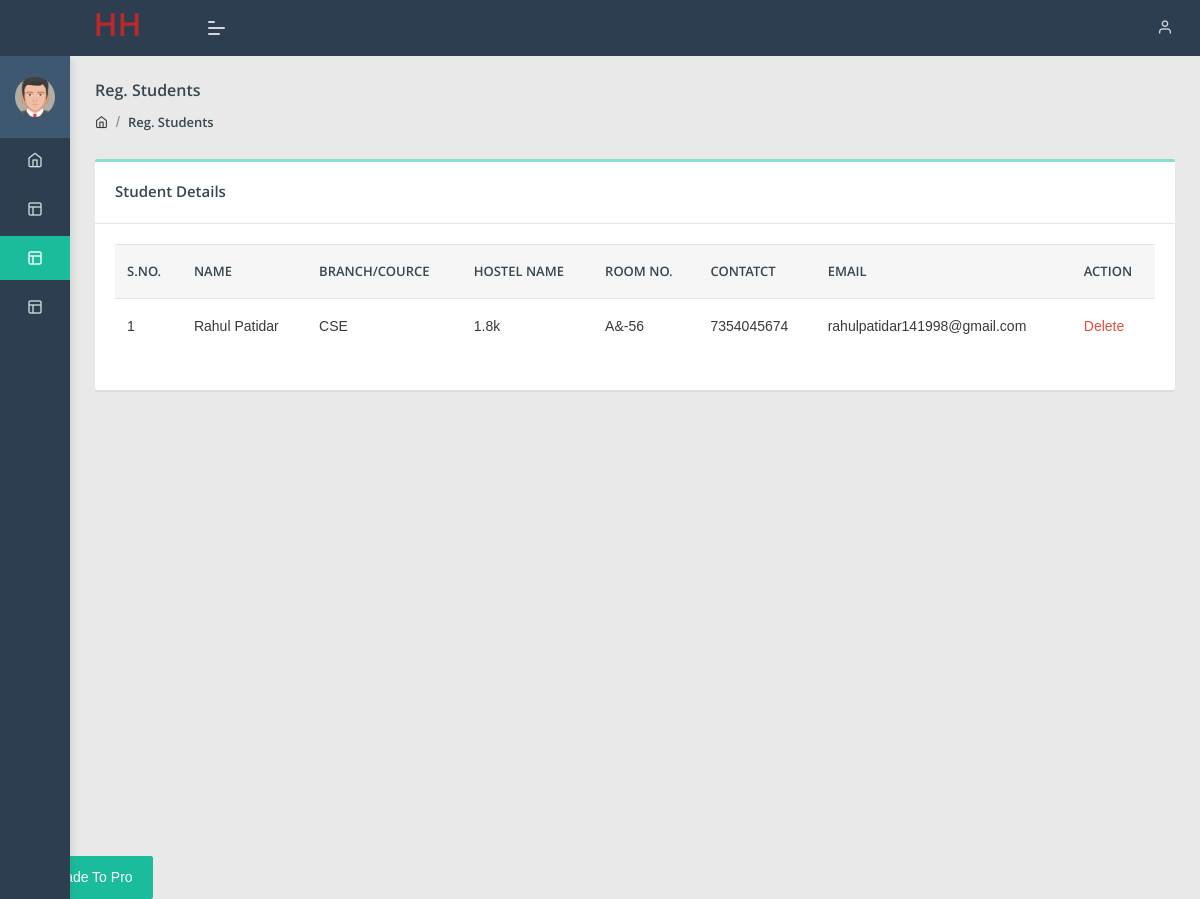
Screenshot of /regstudents (signed in) with the database file from the repository.
### SellPurchase/models/student.py (models this page shows, shortened)
class Student(models.Model):
    name=models.CharField(max_length=50)
    branch=models.CharField(max_length=50)
    hostel_name=models.CharField(max_length=50)
    room_no=models.CharField(max_length=50)
    phone_no=models.CharField(max_length=50)
    email=models.EmailField()
    password=models.CharField(max_length=500)
    image=models.ImageField(upload_to='uploads/products/',null=True,blank=True)

### SellPurchase/views/old.py (the view)
# urls.py: path('regstudents', regstudents, name='regstudents'),
def regstudents(request):
    if not request.user.is_authenticated:
        return redirect('admin_login')
    student = Student.objects.all()
    return render(request, 'admin/registerstudent.html', locals())

### SellPurchase/templates/admin/registerstudent.html
{% extends 'admin_base.html' %}
{% load static %}
{% block main %}
<section class="pcoded-main-container">
    <div class="pcoded-content">
        <div class="page-header">
            <div class="page-block">
                <div class="row align-items-center">
                    <div class="col-md-12">
                        <div class="page-header-title">
                            <h5 class="m-b-10">Reg. Students</h5>
                        </div>
                        <ul class="breadcrumb">
                            <li class="breadcrumb-item"><a href="{% url 'dashboard' %}"><i
                                    class="feather icon-home"></i></a></li>
                            <li class="breadcrumb-item"><a href="">Reg. Students</a></li>
                        </ul>
                    </div>
                </div>
            </div>
        </div>
        <div class="row">
            <div class="col-md-12">
                <div class="card">
                    <div class="card-header">
                        <h5>Student Details</h5>
                    </div>
                    <div class="card-body table-border-style">
                        <div class="table-responsive">
                            <table class="table">
                                <thead>
                                <tr>
                                    <th class="ml-5">S.No.</th>
                                    <th>Name</th>
                                    <th>Branch/Cource</th>
                                    <th>Hostel Name</th>
                                    <th>Room No.</th>
                                    <th>Contatct</th>
                                    <th>Email</th>
                                    <th>Action</th>
                                </tr>
                                </thead>
                                <tbody>
                                {% for i in student %}
                                <tr>
                                    <td>{{forloop.counter}}</td>
                                    <td>{{i.name}}</td>
                                    <td>{{i.branch}}</td>
                                    <td>{{i.hostel_name}}</td>
                                    <td>{{i.room_no}}</td>
                                    <td>{{i.phone_no}}</td>
                                    <td>{{i.email}}</td>
                                    <td><a href="{% url 'deletestudent' i.id %}" class="text-danger ">Delete</a></td>
                                </tr>
                                {% endfor %}
                                </tbody>
                            </table>
                        </div>
                    </div>
                </div>
            </div>
        </div>
    </div>
</section>
{% endblock %}

### rows the page displays
Student: name "Rahul Patidar", branch "CSE", hostel_name "1.8k", room_no "A&-56", phone_no "7354045674", email "rahulpatidar141998@gmail.com"
